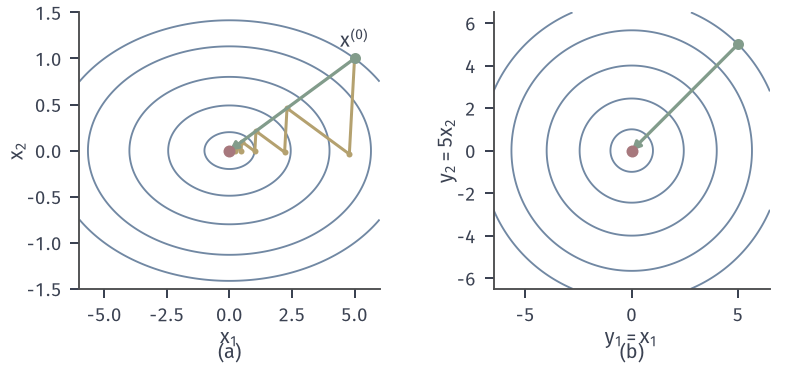

Python code for this plot:
from pathlib import Path
import sys
ROOT = next(p for p in Path(__file__).resolve().parents if (p/'build.sh').is_file() and (p/'tex/book.tex').is_file())
sys.path.insert(0, str(ROOT/'figures/00-shared/mathematical-preliminaries-upper/00-shared/comprehension-figures'))
from support import figure, save, BLUE, GREEN, YELLOW, RED, PURPLE, INK, MUTED, GRID, BLUE_FILL, GREEN_FILL, YELLOW_FILL, RED_FILL, PURPLE_FILL
import numpy as np
HERE = Path(__file__).resolve().parent
STROKE = '#4C4D4F'
# 贯穿全章的目标 f(x)=0.5(x1-1)^2+(x2-x1^2)^2，最优解 (1,1)。
def f(x):
    u = x[1]-x[0]**2
    return .5*(x[0]-1)**2+u**2
def grad(x):
    u = x[1]-x[0]**2
    return np.array([x[0]-1-4*x[0]*u, 2*u])
def hess(x):
    u = x[1]-x[0]**2
    return np.array([[1-4*u+8*x[0]**2, -4*x[0]], [-4*x[0], 2.]])
XS = np.array([1., 1.])
def panel(fig, left, right, top, bottom, wspace=.3):
    fig.set_layout_engine(None)
    fig.subplots_adjust(left=left, right=right, top=top, bottom=bottom, wspace=wspace)
def tags(fig, axes, y=.015):
    for ax, s in zip(axes, ('(a)', '(b)', '(c)', '(d)')):
        p = ax.get_position(); fig.text((p.x0+p.x1)/2, y, s, ha='center', va='bottom')
def grid2(a, b, c, d, n=600):
    X, Y = np.meshgrid(np.linspace(a, b, n), np.linspace(c, d, n))
    return X, Y
def region(ax, a, b, c, d):
    t = np.linspace(a, b, 300); y = t**2+.25
    ax.fill_between(t, y, d, color=RED_FILL, lw=0, zorder=0)
    ax.plot(t, y, color=STROKE, lw=.85, ls=(0, (3, 2)), zorder=1)
    ax.set_xlim(a, b); ax.set_ylim(c, d)
def arrow(ax, p, q, color=GREEN, lw=1.3, z=4):
    ax.annotate('', xy=q, xytext=p, zorder=z, arrowprops=dict(arrowstyle='-|>,head_width=.17,head_length=.34', color=color, lw=lw, shrinkA=0, shrinkB=0))

fig, axes = figure(width_mm=112, height_mm=52, ncols=2)
panel(fig, .1, .985, .965, .215, .34)
A = np.diag([1., 25.]); p0 = np.array([5., 1.])
pts = [p0.copy()]
for t in range(14):
    x = pts[-1]; G = A@x; a = (G@G)/(G@A@G); pts.append(x-a*G)
pts = np.array(pts)
a_, b_ = axes
X, Y = grid2(-6, 6, -1.5, 1.5)
a_.contour(X, Y, .5*(X**2+25*Y**2), levels=[.5, 3, 8, 16, 25], colors=[BLUE], linewidths=.75)
a_.plot(pts[:,0], pts[:,1], color=YELLOW, lw=1.2, marker='o', ms=2.4, mew=0, zorder=3)
arrow(a_, p0, (0, 0), color=GREEN); a_.plot(0, 0, 'o', ms=4.8, color=RED, mew=0, zorder=6); a_.plot(*p0, 'o', ms=4.4, color=GREEN, mew=0, zorder=6)
a_.set_xlim(-6, 6); a_.set_ylim(-1.5, 1.5); a_.set_xlabel('$x_1$', labelpad=1); a_.set_ylabel('$x_2$', labelpad=0); a_.text(5.0, 1.12, '$x^{(0)}$', ha='center')
S = np.diag([1., 5.]); q0 = S@p0
X, Y = grid2(-6.5, 6.5, -6.5, 6.5)
b_.contour(X, Y, .5*(X**2+Y**2), levels=[.5, 3, 8, 16, 25], colors=[BLUE], linewidths=.75)
arrow(b_, q0, (0, 0), color=GREEN); b_.plot(0, 0, 'o', ms=4.8, color=RED, mew=0, zorder=6); b_.plot(*q0, 'o', ms=4.4, color=GREEN, mew=0, zorder=6)
b_.set_xlim(-6.5, 6.5); b_.set_ylim(-6.5, 6.5); b_.set_aspect('equal'); b_.set_xlabel('$y_1=x_1$', labelpad=1); b_.set_ylabel('$y_2=5x_2$', labelpad=0)
tags(fig, axes); save(fig, HERE, 'figure', {'objective': '0.5(x1^2+25 x2^2)', 'start': [5, 1], 'gd': 'exact line search'})
